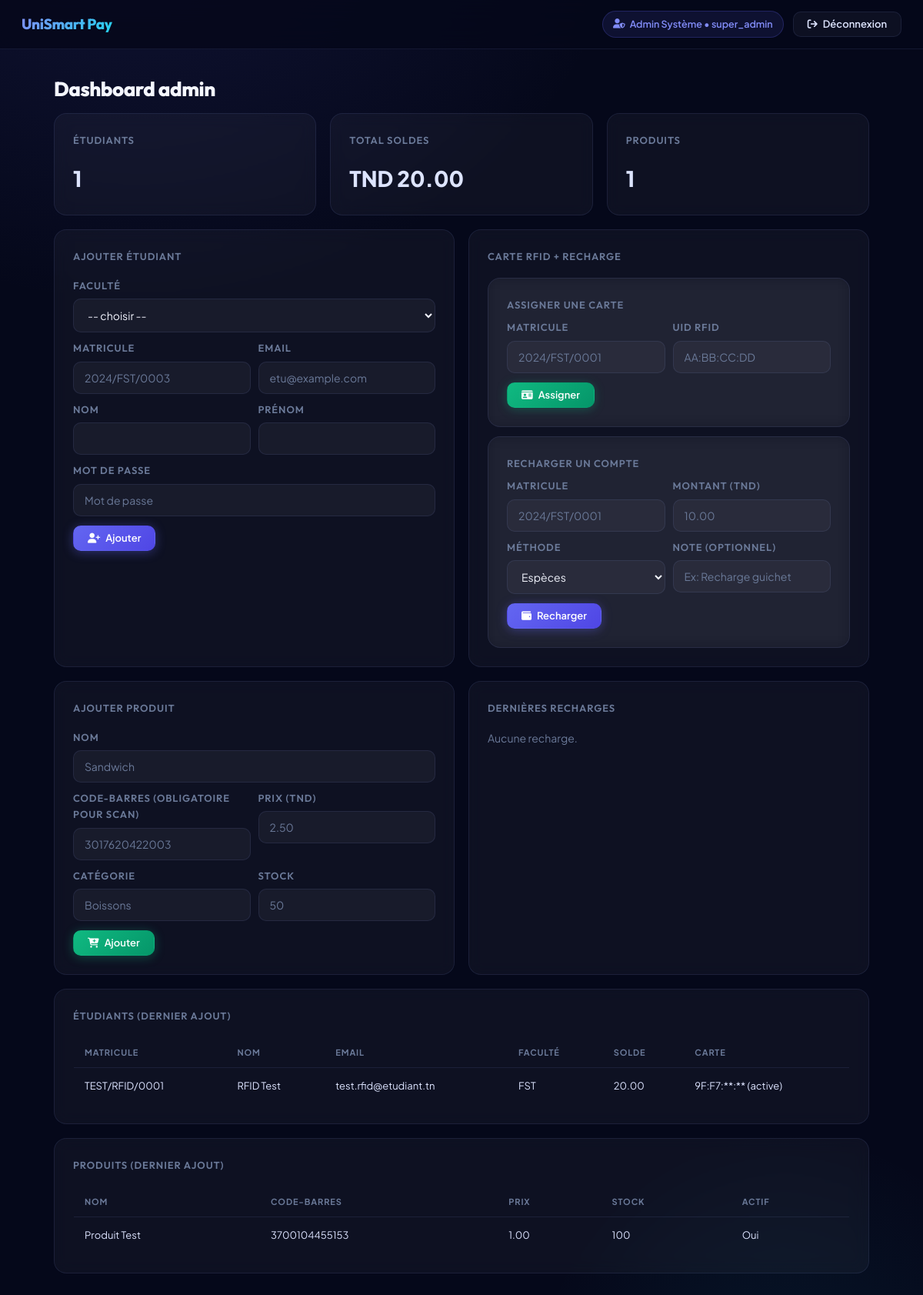
The page /web/admin/dashboard.php (signed in) on the database its author committed.
### tables this page shows
CREATE TABLE etudiants (
	id_etudiant     INT AUTO_INCREMENT PRIMARY KEY,
	id_faculte      INT          NOT NULL,
	matricule       VARCHAR(30)  NOT NULL UNIQUE,
	nom             VARCHAR(100) NOT NULL,
	prenom          VARCHAR(100) NOT NULL,
	email           VARCHAR(150) NOT NULL UNIQUE,
	password_hash   VARCHAR(255) NOT NULL,
	date_naissance  DATE,
	telephone       VARCHAR(20),
	photo           VARCHAR(255),
	actif           TINYINT(1)   NOT NULL DEFAULT 1,
	derniere_connexion TIMESTAMP NULL,
	created_at      TIMESTAMP    NOT NULL DEFAULT CURRENT_TIMESTAMP,
	FOREIGN KEY (id_faculte) REFERENCES facultes(id_faculte)
);

CREATE TABLE facultes (
	id_faculte      INT AUTO_INCREMENT PRIMARY KEY,
	nom             VARCHAR(150) NOT NULL,
	code            VARCHAR(20)  NOT NULL UNIQUE,
	description     TEXT,
	actif           TINYINT(1)   NOT NULL DEFAULT 1,
	created_at      TIMESTAMP    NOT NULL DEFAULT CURRENT_TIMESTAMP
);

CREATE TABLE comptes (
	id_compte       INT AUTO_INCREMENT PRIMARY KEY,
	id_etudiant     INT          NOT NULL UNIQUE,
	solde           DECIMAL(10,2) NOT NULL DEFAULT 0.00,
	solde_bloque    DECIMAL(10,2) NOT NULL DEFAULT 0.00,           
	updated_at      TIMESTAMP    NOT NULL DEFAULT CURRENT_TIMESTAMP ON UPDATE CURRENT_TIMESTAMP,
	FOREIGN KEY (id_etudiant) REFERENCES etudiants(id_etudiant)
);

CREATE TABLE cartes (
	id_carte        INT AUTO_INCREMENT PRIMARY KEY,
	id_etudiant     INT          NOT NULL UNIQUE,
	uid_rfid        VARCHAR(50)  NOT NULL UNIQUE,
	date_emission   DATE         NOT NULL,
	date_expiration DATE,
	statut          ENUM('active','bloquee','perdue','expiree') NOT NULL DEFAULT 'active',
	motif_blocage   VARCHAR(255),
	bloquee_par     INT,                                           
	date_blocage    TIMESTAMP    NULL,
	created_by      INT,                                           
	created_at      TIMESTAMP    NOT NULL DEFAULT CURRENT_TIMESTAMP,
	FOREIGN KEY (id_etudiant)   REFERENCES etudiants(id_etudiant),
	FOREIGN KEY (bloquee_par)   REFERENCES admins(id_admin) ON DELETE SET NULL,
	FOREIGN KEY (created_by)    REFERENCES admins(id_admin) ON DELETE SET NULL
);

CREATE TABLE produits (
	id_produit      INT AUTO_INCREMENT PRIMARY KEY,
	nom             VARCHAR(150) NOT NULL,
	code_barre      VARCHAR(60)  UNIQUE,
	prix            DECIMAL(10,2) NOT NULL,
	categorie       VARCHAR(80),
	stock           INT          NOT NULL DEFAULT 0,
	image           VARCHAR(255),
	actif           TINYINT(1)   NOT NULL DEFAULT 1,
	created_at      TIMESTAMP    NOT NULL DEFAULT CURRENT_TIMESTAMP
);

### web/includes/functions.php (called while the page is built, shortened)
<?php
function mask_uid(string $uid): string {
    $parts = explode(':', $uid);
    if (count($parts) >= 4) {
        $parts[2] = '**';
        $parts[3] = '**';
        return implode(':', $parts);
    }
    return substr($uid, 0, 4) . str_repeat('*', max(0, strlen($uid) - 4));
}

### web/admin/dashboard.php (the view, shortened to what this page needs)
<?php
require_once __DIR__ . '/../includes/functions.php';
$pdo = db();
$adminId = (int)$_SESSION['admin_id'];
$stmt = $pdo->prepare('SELECT id_admin, id_faculte, nom, prenom, email, role FROM admins WHERE id_admin = :id LIMIT 1');
$stmt->execute([':id' => $adminId]);
$admin = $stmt->fetch();
$adminRole = (string)$admin['role'];
$adminFaculteId = $admin['id_faculte'] !== null ? (int)$admin['id_faculte'] : null;
function admin_faculte_constraint_sql(string $tableAlias, ?int $adminFaculteId, string $adminRole): array {
    if ($adminRole === 'super_admin') {
        return ['', []];
    }
    return [sprintf(' AND %s.id_faculte = :admin_faculte_id ', $tableAlias), [':admin_faculte_id' => $adminFaculteId]];
}
[$constraintSql, $constraintParams] = admin_faculte_constraint_sql('e', $adminFaculteId, $adminRole);
$stmt = $pdo->prepare('SELECT COUNT(*) AS cnt FROM etudiants e WHERE 1=1 ' . $constraintSql);
$stmt->execute($constraintParams);
$nbEtudiants = (int)($stmt->fetch()['cnt'] ?? 0);
$stmt = $pdo->prepare(
    'SELECT COALESCE(SUM(c.solde), 0) AS total
     FROM comptes c
     JOIN etudiants e ON e.id_etudiant = c.id_etudiant
     WHERE 1=1 ' . $constraintSql
);
$stmt->execute($constraintParams);
$totalSolde = (float)($stmt->fetch()['total'] ?? 0);
$nbProduits = (int)($pdo->query('SELECT COUNT(*) AS cnt FROM produits')->fetch()['cnt'] ?? 0);
$stmt = $pdo->prepare(
    'SELECT e.id_etudiant, e.matricule, e.nom, e.prenom, e.email, f.code AS fac_code, c.solde,
            ca.uid_rfid, ca.statut AS carte_statut
     FROM etudiants e
     JOIN facultes f ON f.id_faculte = e.id_faculte
     JOIN comptes c ON c.id_etudiant = e.id_etudiant
     LEFT JOIN cartes ca ON ca.id_etudiant = e.id_etudiant
     WHERE 1=1 ' . $constraintSql . '
     ORDER BY e.created_at DESC
     LIMIT 25'
);
$stmt->execute($constraintParams);
$etudiants = $stmt->fetchAll();
$stmt = $pdo->prepare(
    'SELECT r.montant, r.methode, r.date_recharge, e.matricule, e.nom, e.prenom
     FROM recharges r
     JOIN comptes c ON c.id_compte = r.id_compte
     JOIN etudiants e ON e.id_etudiant = c.id_etudiant
     WHERE 1=1 ' . $constraintSql . '
     ORDER BY r.date_recharge DESC
     LIMIT 15'
);
$stmt->execute($constraintParams);
$recharges = $stmt->fetchAll();
$produits = $pdo->query('SELECT nom, code_barre, prix, stock, actif FROM produits ORDER BY created_at DESC LIMIT 20')->fetchAll();
require_once __DIR__ . '/../includes/header.php';
?>
<div class="topbar">
  <div class="brand"><?php echo htmlspecialchars(APP_NAME); ?></div>
  <div style="display:flex;align-items:center;gap:12px;">
    <div class="badge"><i class="fa-solid fa-user-shield"></i> <?php echo htmlspecialchars((string)$admin['prenom'] . ' ' . (string)$admin['nom']); ?> • <?php echo htmlspecialchars((string)$admin['role']); ?></div>
    <a class="btn" href="<?php echo htmlspecialchars(BASE_URL); ?>/admin/logout.php"><i class="fa-solid fa-arrow-right-from-bracket"></i> Déconnexion</a>
  </div>
</div>
<div class="container">
  <h1 class="h1">Dashboard admin</h1>
  <div class="grid" style="margin-top:16px;">
    <div class="card col-4">
      <div class="h2">Étudiants</div>
      <div style="font-size:28px;font-weight:800;"><?php echo (int)$nbEtudiants; ?></div>
    </div>
    <div class="card col-4">
      <div class="h2">Total soldes</div>
      <div style="font-size:28px;font-weight:800;">TND <?php echo number_format($totalSolde, 2, '.', ' '); ?></div>
    </div>
    <div class="card col-4">
      <div class="h2">Produits</div>
      <div style="font-size:28px;font-weight:800;"><?php echo (int)$nbProduits; ?></div>
    </div>
    <div class="card col-6">
      <div class="h2">Ajouter étudiant</div>
      <form method="post" action="">
        <?php if ($adminRole === 'super_admin'): ?>
          <div style="margin-bottom:10px;">
            <label class="h2" style="display:block;margin-bottom:6px;">Faculté</label>
            <select class="input" name="id_faculte" required>
              <option value="">-- choisir --</option>
            </select>
          </div>
        <?php else: ?>
          <div style="margin-bottom:10px;color:var(--muted);font-size:12px;">Faculté: <?php echo htmlspecialchars((string)$adminFaculteId); ?> (fixe)</div>
        <?php endif; ?>
        <div class="grid" style="gap:10px;">
          <div class="col-6">
            <label class="h2" style="display:block;margin-bottom:6px;">Matricule</label>
            <input class="input" name="matricule" placeholder="2024/FST/0003" required />
          </div>
          <div class="col-6">
            <label class="h2" style="display:block;margin-bottom:6px;">Email</label>
            <input class="input" name="email" placeholder="etu@example.com" required />
          </div>
          <div class="col-6">
            <label class="h2" style="display:block;margin-bottom:6px;">Nom</label>
            <input class="input" name="nom" required />
          </div>
          <div class="col-6">
            <label class="h2" style="display:block;margin-bottom:6px;">Prénom</label>
            <input class="input" name="prenom" required />
          </div>
          <div class="col-12">
            <label class="h2" style="display:block;margin-bottom:6px;">Mot de passe</label>
            <input class="input" name="password" type="password" placeholder="Mot de passe" required />
          </div>
        </div>
        <div style="margin-top:12px;">
          <button class="btn btn-primary" type="submit"><i class="fa-solid fa-user-plus"></i> Ajouter</button>
        </div>
      </form>
    </div>
    <div class="card col-6">
      <div class="h2">Carte RFID + Recharge</div>
      <div class="card" style="margin-bottom:12px;">
        <div class="h2" style="margin-bottom:8px;">Assigner une carte</div>
        <form method="post" action="">
          <div class="grid" style="gap:10px;">
            <div class="col-6">
              <label class="h2" style="display:block;margin-bottom:6px;">Matricule</label>
              <input class="input" name="matricule" placeholder="2024/FST/0001" required />
            </div>
            <div class="col-6">
              <label class="h2" style="display:block;margin-bottom:6px;">UID RFID</label>
              <input class="input" name="uid_rfid" placeholder="AA:BB:CC:DD" required />
            </div>
          </div>
          <div style="margin-top:12px;">
            <button class="btn btn-success" type="submit"><i class="fa-solid fa-id-card"></i> Assigner</button>
          </div>
        </form>
      </div>
      <div class="card">
        <div class="h2" style="margin-bottom:8px;">Recharger un compte</div>
        <form method="post" action="">
          <div class="grid" style="gap:10px;">
            <div class="col-6">
              <label class="h2" style="display:block;margin-bottom:6px;">Matricule</label>
              <input class="input" name="matricule" placeholder="2024/FST/0001" required />
            </div>
            <div class="col-6">
              <label class="h2" style="display:block;margin-bottom:6px;">Montant (TND)</label>
              <input class="input" name="montant" type="number" min="0.01" step="0.01" placeholder="10.00" required />
            </div>
            <div class="col-6">
              <label class="h2" style="display:block;margin-bottom:6px;">Méthode</label>
              <select class="input" name="methode">
                <option value="ESPECES">Espèces</option>
              </select>
            </div>
            <div class="col-6">
              <label class="h2" style="display:block;margin-bottom:6px;">Note (optionnel)</label>
              <input class="input" name="note" placeholder="Ex: Recharge guichet" />
            </div>
          </div>
          <div style="margin-top:12px;">
            <button class="btn btn-primary" type="submit"><i class="fa-solid fa-wallet"></i> Recharger</button>
          </div>
        </form>
      </div>
    </div>
    <div class="card col-6">
      <div class="h2">Ajouter produit</div>
      <form method="post" action="">
        <div class="grid" style="gap:10px;">
          <div class="col-12">
            <label class="h2" style="display:block;margin-bottom:6px;">Nom</label>
            <input class="input" name="nom" placeholder="Sandwich" required />
          </div>
          <div class="col-6">
            <label class="h2" style="display:block;margin-bottom:6px;">Code-barres (obligatoire pour scan)</label>
            <input class="input" name="code_barre" placeholder="3017620422003" required />
          </div>
          <div class="col-6">
            <label class="h2" style="display:block;margin-bottom:6px;">Prix (TND)</label>
            <input class="input" name="prix" type="number" min="0.01" step="0.01" placeholder="2.50" required />
          </div>
          <div class="col-6">
            <label class="h2" style="display:block;margin-bottom:6px;">Catégorie</label>
            <input class="input" name="categorie" placeholder="Boissons" />
          </div>
          <div class="col-6">
            <label class="h2" style="display:block;margin-bottom:6px;">Stock</label>
            <input class="input" name="stock" type="number" min="0" step="1" placeholder="50" />
          </div>
        </div>
        <div style="margin-top:12px;">
          <button class="btn btn-success" type="submit"><i class="fa-solid fa-cart-plus"></i> Ajouter</button>
        </div>
      </form>
    </div>
    <div class="card col-6">
      <div class="h2">Dernières recharges</div>
      <?php if (empty($recharges)): ?>
        <div style="color:var(--muted);">Aucune recharge.</div>
      <?php endif; ?>
    </div>
    <div class="card col-12">
      <div class="h2">Étudiants (dernier ajout)</div>
      <?php if (empty($etudiants)): ?>
        <div style="color:var(--muted);">Aucun étudiant.</div>
      <?php else: ?>
        <table class="table">
          <thead>
            <tr>
              <th>Matricule</th>
              <th>Nom</th>
              <th>Email</th>
              <th>Faculté</th>
              <th>Solde</th>
              <th>Carte</th>
            </tr>
          </thead>
          <tbody>
            <?php foreach ($etudiants as $e): ?>
              <tr>
                <td><?php echo htmlspecialchars((string)$e['matricule']); ?></td>
                <td><?php echo htmlspecialchars((string)$e['prenom'] . ' ' . (string)$e['nom']); ?></td>
                <td><?php echo htmlspecialchars((string)$e['email']); ?></td>
                <td><?php echo htmlspecialchars((string)$e['fac_code']); ?></td>
                <td><?php echo number_format((float)$e['solde'], 2, '.', ' '); ?></td>
                <td>
                  <?php if (!empty($e['uid_rfid'])): ?>
                    <?php echo htmlspecialchars(mask_uid((string)$e['uid_rfid'])); ?> (<?php echo htmlspecialchars((string)$e['carte_statut']); ?>)
                  <?php else: ?>
                    <span style="color:var(--muted);">non attribuée</span>
                  <?php endif; ?>
                </td>
              </tr>
            <?php endforeach; ?>
          </tbody>
        </table>
      <?php endif; ?>
    </div>
    <div class="card col-12">
      <div class="h2">Produits (dernier ajout)</div>
      <?php if (empty($produits)): ?>
        <div style="color:var(--muted);">Aucun produit.</div>
      <?php else: ?>
        <table class="table">
          <thead>
            <tr>
              <th>Nom</th>
              <th>Code-barres</th>
              <th>Prix</th>
              <th>Stock</th>
              <th>Actif</th>
            </tr>
          </thead>
          <tbody>
            <?php foreach ($produits as $p): ?>
              <tr>
                <td><?php echo htmlspecialchars((string)$p['nom']); ?></td>
                <td><?php echo htmlspecialchars((string)($p['code_barre'] ?? '')); ?></td>
                <td><?php echo number_format((float)$p['prix'], 2, '.', ' '); ?></td>
                <td><?php echo (int)$p['stock']; ?></td>
                <td><?php echo ((int)$p['actif'] === 1) ? 'Oui' : 'Non'; ?></td>
              </tr>
            <?php endforeach; ?>
          </tbody>
        </table>
      <?php endif; ?>
    </div>
  </div>
</div>
<?php require_once __DIR__ . '/../includes/footer.php'; ?>

### rows shown on the page
etudiants: matricule "TEST/RFID/0001", prenom+nom "RFID Test", email "test.rfid@etudiant.tn", id_faculte.code "FST", comptes.solde "20.00", cartes.uid_rfid "9F:F7:**:**", cartes.statut "active"
produits: nom "Produit Test", code_barre "3700104455153", prix "1.00", stock "100", actif "Oui"

### other values the page prints
APP_NAME "UniSmart Pay"
$admin['role'] "super_admin"
$nbEtudiants "1"
$totalSolde "20.00"
$nbProduits "1"
